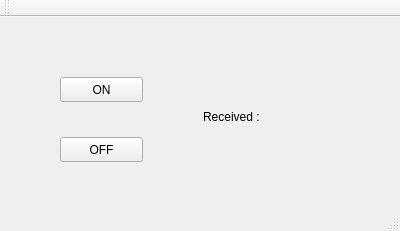
<?xml version="1.0" encoding="UTF-8"?>
<ui version="4.0">
 <class>arduino</class>
 <widget class="QMainWindow" name="arduino">
  <property name="geometry">
   <rect>
    <x>0</x>
    <y>0</y>
    <width>400</width>
    <height>231</height>
   </rect>
  </property>
  <property name="windowTitle">
   <string>arduino</string>
  </property>
  <widget class="QWidget" name="centralWidget">
   <widget class="QPushButton" name="pushButton">
    <property name="geometry">
     <rect>
      <x>60</x>
      <y>60</y>
      <width>83</width>
      <height>25</height>
     </rect>
    </property>
    <property name="text">
     <string>ON</string>
    </property>
   </widget>
   <widget class="QPushButton" name="pushButton_2">
    <property name="geometry">
     <rect>
      <x>60</x>
      <y>120</y>
      <width>83</width>
      <height>25</height>
     </rect>
    </property>
    <property name="text">
     <string>OFF</string>
    </property>
   </widget>
   <widget class="QLabel" name="label">
    <property name="geometry">
     <rect>
      <x>300</x>
      <y>90</y>
      <width>71</width>
      <height>21</height>
     </rect>
    </property>
    <property name="text">
     <string/>
    </property>
   </widget>
   <widget class="QLabel" name="label_2">
    <property name="geometry">
     <rect>
      <x>203</x>
      <y>90</y>
      <width>91</width>
      <height>20</height>
     </rect>
    </property>
    <property name="text">
     <string>Received :</string>
    </property>
   </widget>
  </widget>
  <widget class="QMenuBar" name="menuBar">
   <property name="geometry">
    <rect>
     <x>0</x>
     <y>0</y>
     <width>400</width>
     <height>22</height>
    </rect>
   </property>
  </widget>
  <widget class="QToolBar" name="mainToolBar">
   <attribute name="toolBarArea">
    <enum>TopToolBarArea</enum>
   </attribute>
   <attribute name="toolBarBreak">
    <bool>false</bool>
   </attribute>
  </widget>
  <widget class="QStatusBar" name="statusBar"/>
 </widget>
 <layoutdefault spacing="6" margin="11"/>
 <resources/>
 <connections/>
</ui>
